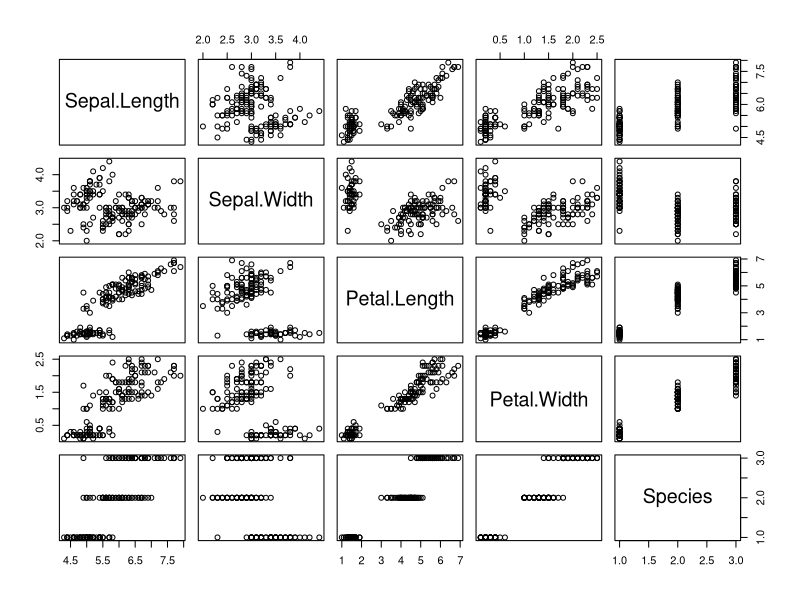
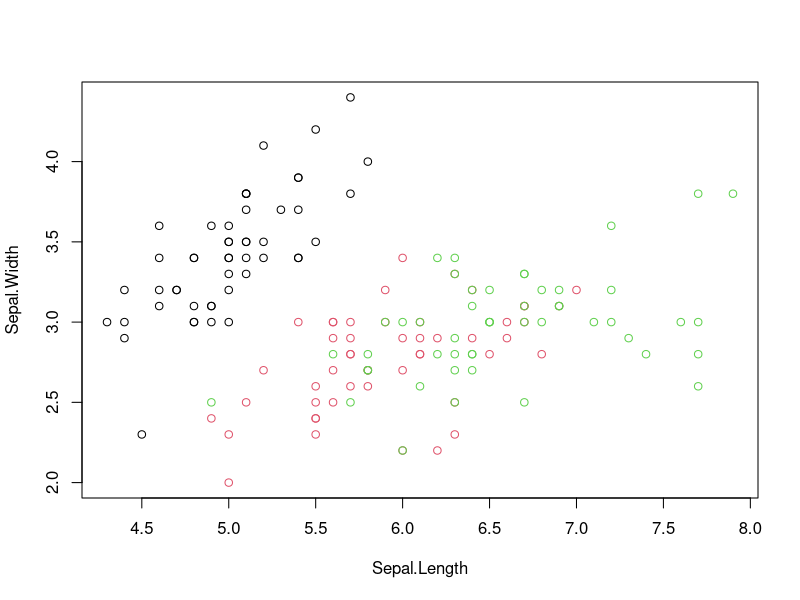
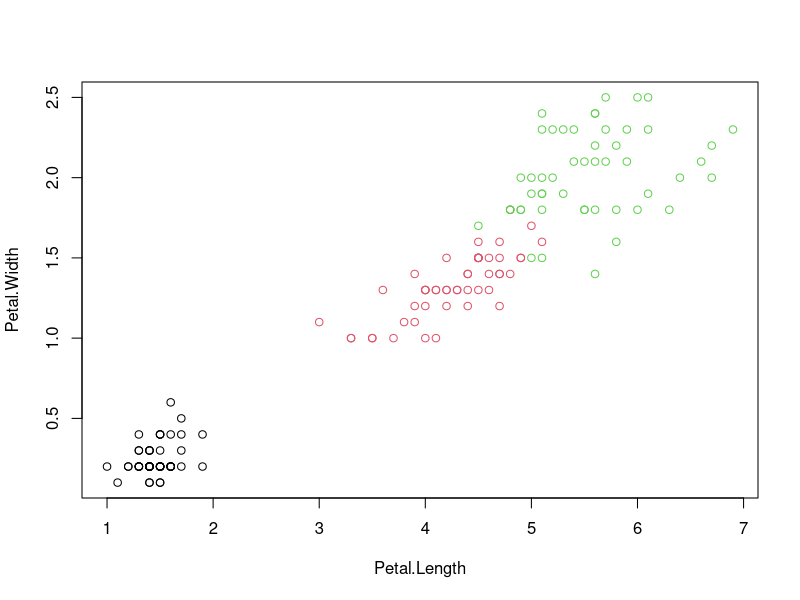
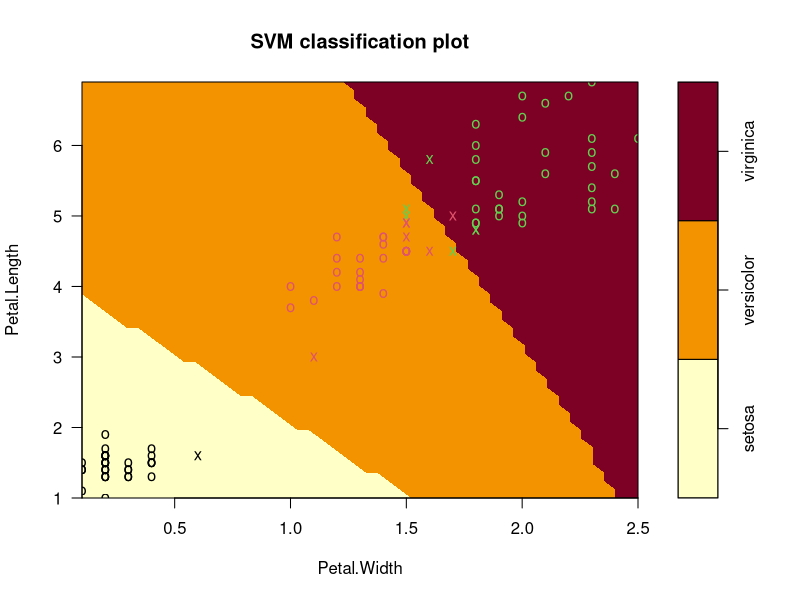
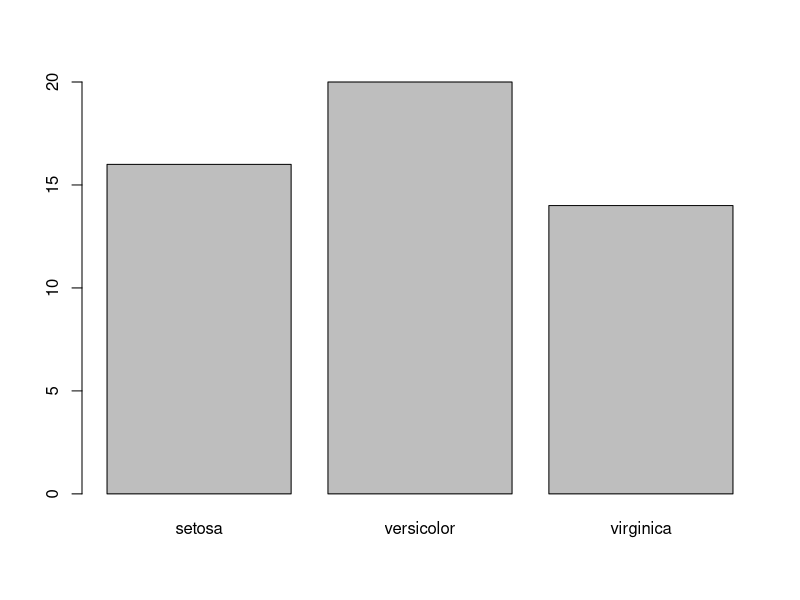

Write the R code that produced these figures, in order. (Note: this script raises an error after producing the figures.)
library(e1071)
ir<-iris
plot(ir)
attach(ir)
names(ir)
plot(Sepal.Length,Sepal.Width,col=Species)
plot(Petal.Length,Petal.Width,col=Species)
set.seed(123)
s<-sample(150,100)
col<-c("Petal.Length","Petal.Width","Species")
ir_train<-ir[s,col]
names(ir_train)
dim(ir_train)
ir_test<-ir[-s,col]
names(ir_test)
dim(ir_test)
#svm.model<-svm (Species~.,data=ir_train,cost=0.1,type='C',kernal="linear")
#svm.model
#plot(svm.model,ir_train)

mysvm = svm (Species~.,data=ir_train,cost=10,kernel='linear')
mysvm
plot(mysvm,ir_train)

tuned<-tune(svm,Species~.,data=ir_train,kernal="Linear",
            ranges=list(cost=c(0.001,.01,0.1,1,10,100)))  #Tuning fn is used to choose best cost value. Execute this first.

summary(tuned)
p<-predict(mysvm,ir_test,type="class")
plot(p)
class(p)
table(p,ir_test[,3])
mean(p==ir_test[,3])
b.20u
 